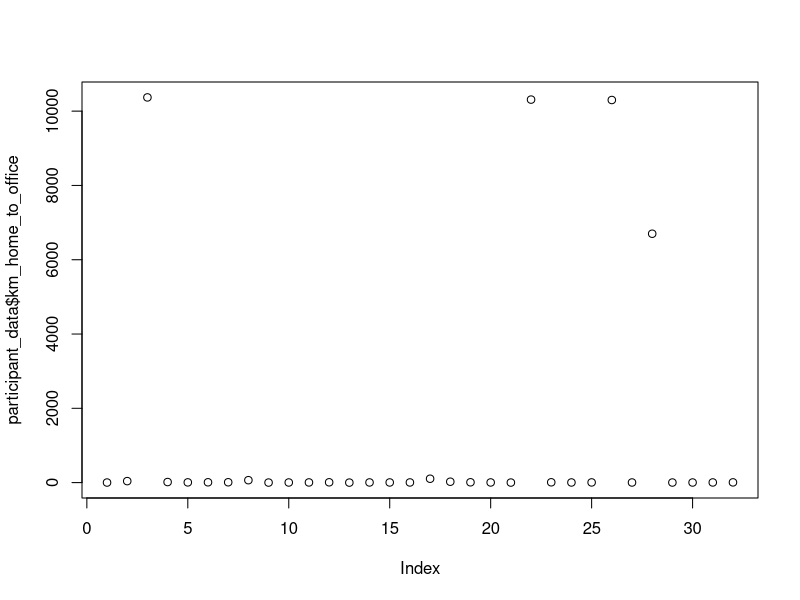
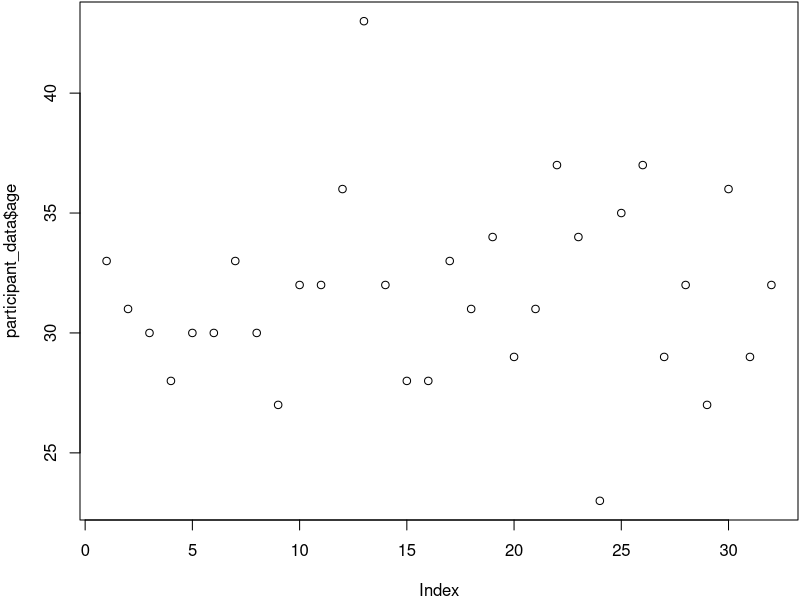
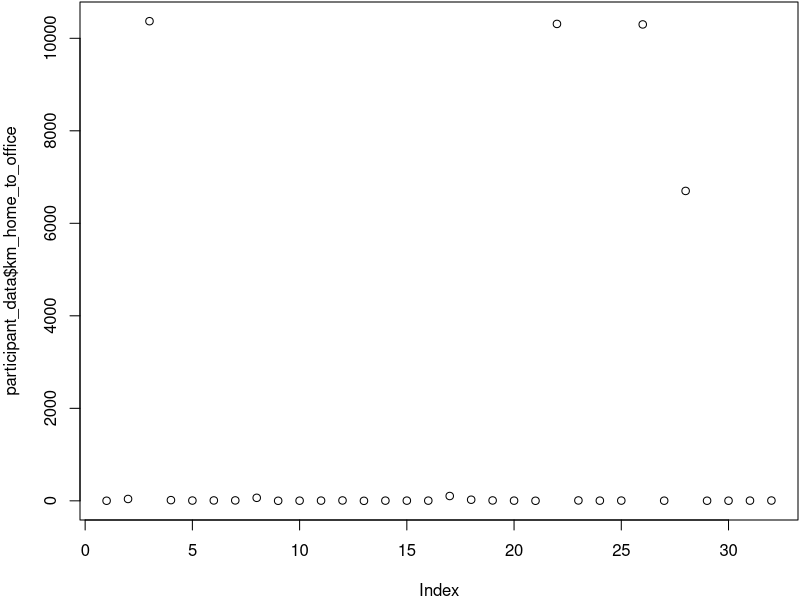

Reproduce these figures in R, in order. (Note: this script raises an error after producing the figures.)
## ---- chunk 1
knitr::opts_chunk$set(echo = TRUE)
## ---- chunk 2
summary(cars)
## ---- chunk 3
participant_data <-  read.csv('participants_data.csv')

str(participant_data)
## ---- chunk 4
plot(participant_data$km_home_to_office)
## ---- chunk 5
par(mar = c(4, 4, .1, .1))
plot(participant_data$age)
plot(participant_data$km_home_to_office)
dev.off()
## ---- chunk 6
knitr::include_graphics('yey.png')
## ---- chunk 7
summary(cars$dist)
summary(cars$speed)
